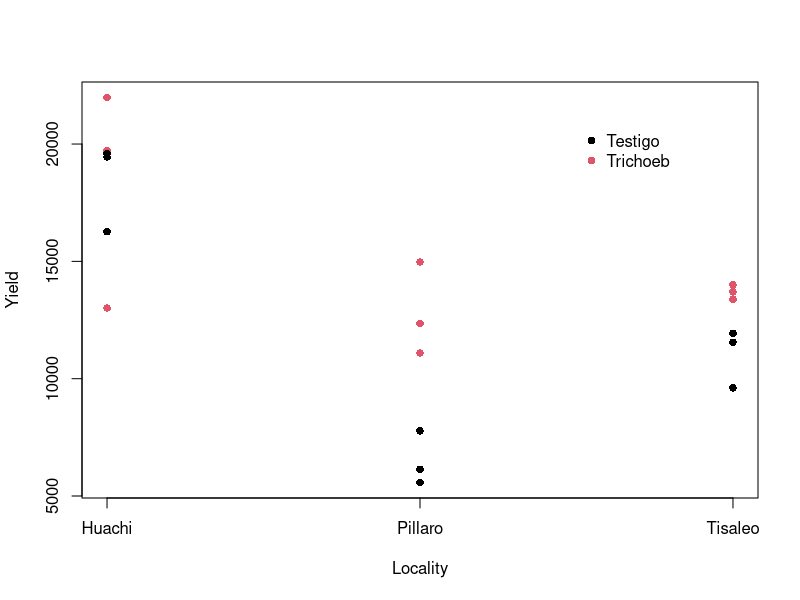
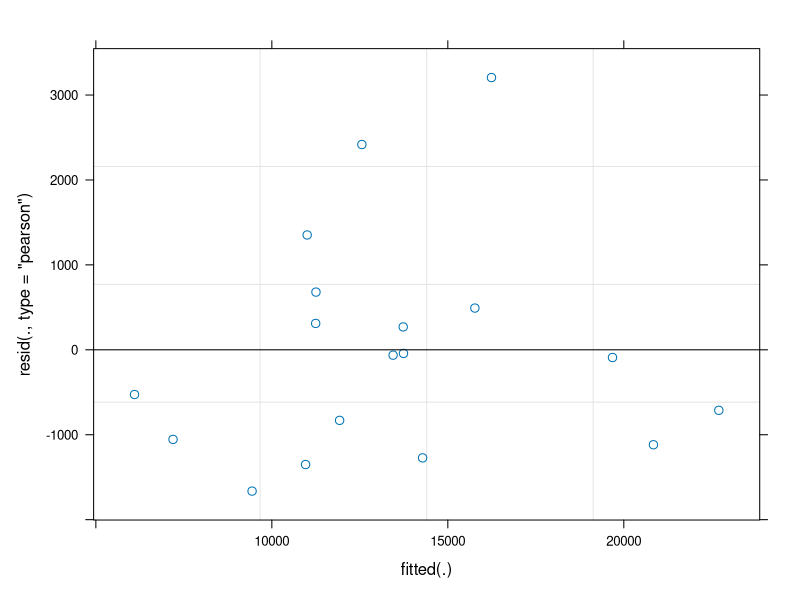
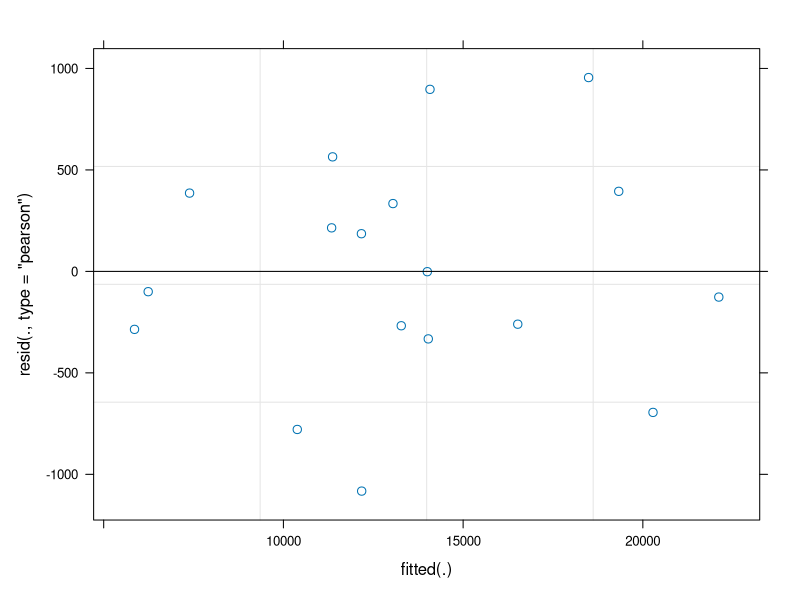

These charts were generated, in order, by the following R code:
## Analysis of Michelle's Trichoderma data

##@knitr getData
setwd('~/GitHub/Ecuador/ExptalData/Michelle')
library(readxl)
bbYield <- as.data.frame(read_excel("blackberryData.xlsx"))
bbTrich <- as.data.frame(read_excel("TrichodermBlackberry.xlsx"))
# Convert character columns to factors
for (i in names(bbYield)[sapply(bbYield, class)=='character']) bbYield[,i] <- factor(bbYield[,i])
for (i in names(bbTrich)[sapply(bbTrich, class)=='character']) bbTrich[,i] <- factor(bbTrich[,i])

##@knitr plotData
plot(as.numeric(bbTrich$Localidad), bbTrich$Yield,
     col=bbTrich$Treatment, xlab='Locality', ylab='Yield',
     xaxt='n', pch=16)
axis(1, 1:3, levels(bbTrich$Localidad)) # customise x-axis
legend(2.5, 21000, levels(bbTrich$Treatment), pch=16, col=1:2, bty='n')      

# toChk <- identify(as.numeric(bbTrich$Localidad), bbTrich$Yield)
bbTrich <- bbTrich[order(bbTrich$Localidad, bbTrich$Treatment, bbTrich$Replication),]
bbTrich$n <- as.vector(table(bbYield$replication, bbYield$treatment, bbYield$Localities))

##@knitr fitMM
library(lme4)
mm1 <- lmer(Yield~n+Treatment+(1|Localidad)+(1|Localidad:Replication),
            data=bbTrich)
# mm1 <- lmer(Yield~poly(n, 2)+Treatment+(1|Localidad)+(1|Localidad:Replication),
#             data=bbTrich)
# mm1 <- lmer(Yield~Treatment+n+(1|Localidad)+(1|Localidad:Replication),
#             data=bbTrich)
plot(mm1)
summary(mm1)
anova(mm1)
confint(mm1, 'n')
confint(mm1, 'TreatmentTrichoeb')

# Predictions
newData <- bbTrich[,c('Localidad','Replication','Treatment','n')]
newData$n <- 18
newData$preds <- predict(mm1, newdata=newData)
tapply(newData$preds, newData[,c("Localidad","Treatment")], mean)

mm2 <- lmer(Yield~n+Treatment*Localidad+(1|Localidad)+(1|Localidad:Replication),
            data=bbTrich)
# mm1 <- lmer(Yield~poly(n, 2)+Treatment+(1|Localidad)+(1|Localidad:Replication),
#             data=bbTrich)
# mm1 <- lmer(Yield~Treatment+n+(1|Localidad)+(1|Localidad:Replication),
#             data=bbTrich)
plot(mm2)
summary(mm2)
anova(mm2)
confint(mm2, 'n')
confint(mm2, 'TreatmentTrichoeb')
confint(mm2, 'TreatmentTrichoeb:LocalidadPillaro')
confint(mm2, 'TreatmentTrichoeb:LocalidadTisaleo')

newData$preds2 <- predict(mm2, newdata=newData)
tapply(newData$preds2, newData[,c("Localidad","Treatment")], mean)
